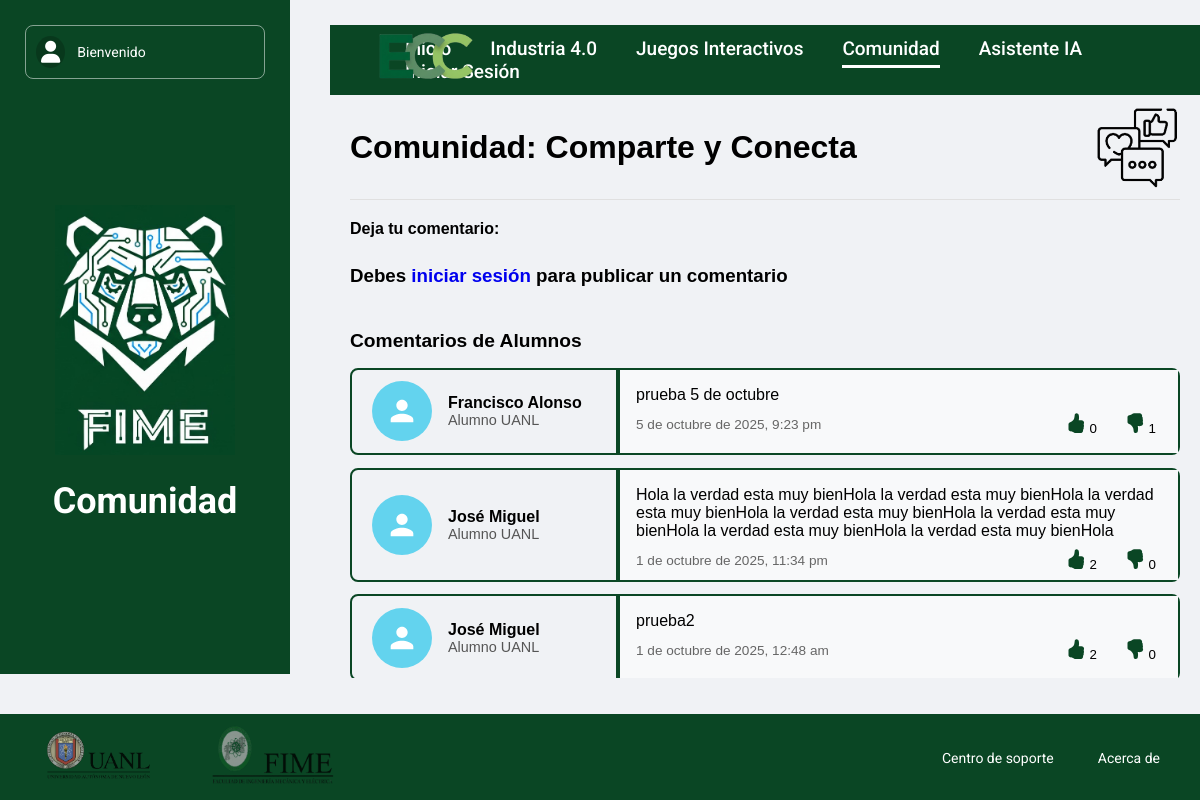
The app's page /views/comunidad.php?op=4, older data.
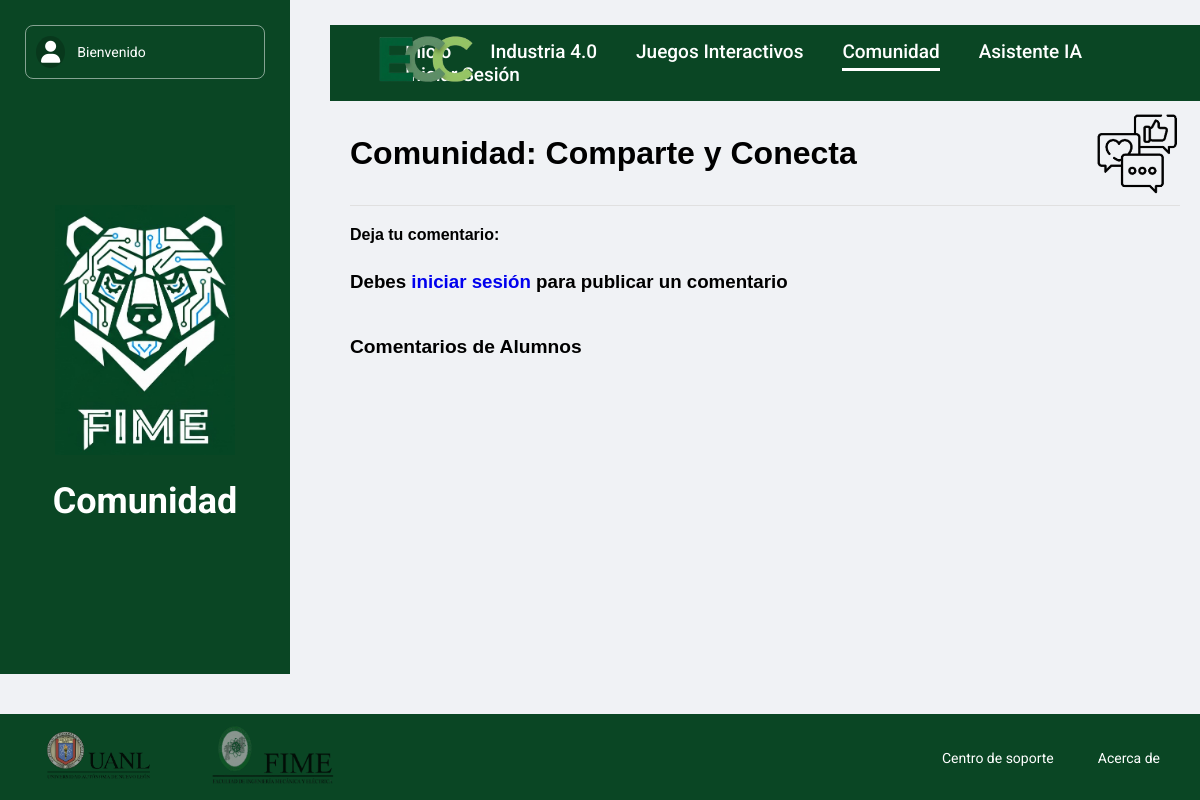
The same page, newer data.
### tables this page shows
CREATE TABLE `comunidad` (
  `id` INT NOT NULL AUTO_INCREMENT,
  `identificador` VARCHAR(50) NOT NULL,
  `comentario` VARCHAR(200) NOT NULL,
  `fecha` DATETIME NOT NULL,
  PRIMARY KEY (`id`),
  CONSTRAINT `fk_identificador` FOREIGN KEY (`identificador`) REFERENCES `alumnos` (`identificador`)
);

CREATE TABLE `alumnos` (
  `identificador` VARCHAR(50) NOT NULL,
  `nombre` VARCHAR(45) NOT NULL,
  `apellido` VARCHAR(45) NOT NULL,
  `password` VARCHAR(60) NOT NULL,
  `tipo` SMALLINT NOT NULL,
  PRIMARY KEY (`identificador`)
);

### includes/funciones.php (called while the page is built, shortened)
<?php
function isAuth()  {
    if (isset($_SESSION['alumno'])) {
        return true;
    } else {
        return false;
    }
}

### views/comunidad.php (the view, shortened to what this page needs)
<?php
include '../includes/database.php';
include '../includes/funciones.php';
$auth = isAuth();
$titulo = "Comunidad";
include_once '../templates/header.php';
?>
<link rel="stylesheet" href="../src/css/menu/comunidad.css">
<main class="contenedor">
    <div class="comunidad-container">
        <div class="comunidad-header">
            <h1>Comunidad: Comparte y Conecta</h1>
            <img src="/src/img/comunidad/comunidad.png" alt="Comunidad">
        </div>
        <div class="nuevo-comentario">
            <form method="POST" class="comentario-form">
                <label for="contenido">Deja tu comentario:</label>
                <div class="form-input-group">
                    <?php
                        if($auth == true){
                    ?>
                        <input type="text" id="contenido" name="contenido" placeholder="Escribe tu comentario..." maxlength="200" required>
                        <span id="contador">0 / 200</span>
                        <button type="submit" class="boton-publicar">Publicar</button>
                    <?php
                        } else {
                    ?>
                        <h3 class="no_login">Debes <a href="login.php">iniciar sesión</a> para publicar un comentario</h3>
                    <?php
                        }
                    ?>
                </div>
            </form>
        </div>
        <h2>Comentarios de Alumnos</h2>
        <div class="lista-comentarios">
            <?php
            $busqueda = "SELECT c.id, c.identificador, c.comentario, c.fecha, a.nombre, a.apellido, a.tipo,
                (SELECT COUNT(*) FROM reacciones WHERE id_comunidad = c.id AND reaccion = '1') AS likes,
                (SELECT COUNT(*) FROM reacciones WHERE id_comunidad = c.id AND reaccion = '0') AS dislikes
                FROM comunidad c
                JOIN alumnos a ON c.identificador = a.identificador
                ORDER BY c.fecha DESC;
            ";
            $resultadoBusqueda = mysqli_query($db, $busqueda);
            while ($comunidad = mysqli_fetch_assoc($resultadoBusqueda)):
                    $likes = isset($comunidad['likes']) ? (int)$comunidad['likes'] : 0;
                    $dislikes = isset($comunidad['dislikes']) ? (int)$comunidad['dislikes'] : 0;
                    $meses = [
                        1 => "enero", 2 => "febrero", 3 => "marzo", 4 => "abril",
                        5 => "mayo", 6 => "junio", 7 => "julio", 8 => "agosto",
                        9 => "septiembre", 10 => "octubre", 11 => "noviembre", 12 => "diciembre"
                    ];
                    $fecha = strtotime($comunidad['fecha']);
                    $dia = date("j", $fecha);
                    $mes = $meses[(int)date("n", $fecha)];
                    $anio = date("Y", $fecha);
                    $hora = date("g:i a", $fecha);
            ?>
            <div class="comentario">
                <div class="comentario-autor">
                    <div class="avatar">
                        <svg width="34" height="34" viewBox="0 0 24 24" fill="none" xmlns="http://www.w3.org/2000/svg">
                            <path d="M12 12C14.21 12 16 10.21 16 8C16 5.79 14.21 4 12 4C9.79 4 8 5.79 8 8C8 10.21 9.79 12 12 12ZM12 14C9.33 14 4 15.34 4 18V20H20V18C20 15.34 14.67 14 12 14Z" fill="white"/>
                        </svg>
                    </div>
                    <div class="autor-info">
                        <p class="nombre"><?php echo htmlspecialchars($comunidad['nombre']); ?></p>
                        <p class="rol"><?php echo ($comunidad['tipo'] == 1) ? "Alumno UANL" : "Alumno Externo"; ?></p>
                    </div>
                </div>
                <div class="comentario-contenido">
                    <p><?php echo htmlspecialchars($comunidad['comentario']); ?></p>
                    <div class="comentario-footer">
                    <div class="comentario-fecha">
                        <p><?php echo $dia . " de " . $mes . " de " . $anio . ", " . $hora;?></p>
                    </div>
                    <div class="comentario-acciones">
                        <button type="button" class="btn-reaccion btn-like" data-tipo="1" data-id="<?php echo $comunidad['id']; ?>" aria-label="Me gusta">
                            <span class="count-like"><?php echo $likes ?></span>
                        </button>
                        <button type="button" class="btn-reaccion btn-dislike" data-tipo="0" data-id="<?php echo $comunidad['id']; ?>" aria-label="No me gusta">
                            <span class="count-dislike"><?php echo $dislikes; ?></span>
                        </button>
                    </div>
                    </div>
                </div>
            </div>
            <?php endwhile; ?>
        </div>
    </div>
</main>
<?php include_once '../templates/footer.php'; ?>

### templates/header.php (shortened to what this page needs)
<?php
if(isset($_GET['op'])){
    $op = $_GET['op'];
} else {
    $op = 1;
}
$saludo_nombre = '';
?>
<!DOCTYPE html>
<html lang="es">
<head>
    <link rel="stylesheet" href="https://cdnjs.cloudflare.com/ajax/libs/font-awesome/6.4.2/css/all.min.css">
    <link rel="stylesheet" href="/src/css/esqueleto.css">
</head>
<body>
    <div class="page-container">
        <aside class="sidebar">
            <div class="sidebar-top">
                <div class="user-profile">
                    <i class="fa-solid fa-user"></i>
                    <span>Bienvenido<?php echo $saludo_nombre;?></span>
                </div>
            </div>
            <div class="sidebar-middle">
                <img src="/src/img/oso_fime.jpg" alt="Oso FIME" class="main-logo">
                <h1 class="sidebar-title"><?php echo $titulo;?></h1>
            </div>
        </aside>
        <div class="content-wrapper">
            <header class="top-bar">
                <div class="logo-ecc">
                    <img src="/src/img/ecc_logo_sin_fondo.png" alt="Logo ECC">
                </div>
                <nav>
                    <a href="/index.php?op=1" class="<?php echo ($op == 1) ? 'active' : '';?>">Inicio</a>
                    <a href="/views/industria.php?op=2" class="<?php echo ($op == 2) ? 'active' : '';?>">Industria 4.0</a>
                    <a href="/views/juegos.php?op=3" class="<?php echo ($op == 3) ? 'active' : '';?>">Juegos Interactivos</a>
                    <a href="/views/comunidad.php?op=4" class="<?php echo ($op == 4) ? 'active' : '';?>">Comunidad</a>
                    <a href="/views/chat.php?op=5" class="<?php echo ($op == 5) ? 'active' : '';?>">Asistente IA</a>
                    <?php
                        if($saludo_nombre != ''){
                    ?>
                            <a href="/views/logout.php">Cerrar Sesión</a>
                    <?php
                        }
                        else if($saludo_nombre == ''){
                    ?>
                        <a href="/views/login.php">Iniciar Sesión</a>
                    <?php
                        }
                    ?>
                </nav>
            </header>

### templates/footer.php
        </div>
        <footer class="footer">
            <div class="footer-logos">
                <a href="https://www.uanl.mx/" target="_blank" rel="noopener noreferrer"><img src="/src/img/uanl_logo_sin_fondo.png" alt="Logo UANL"></a>
                <a href="https://www.fime.uanl.mx/" target="_blank" rel="noopener noreferrer"><img src="/src/img/fime_logo_sin_fondo.png" alt="Logo FIME"></a>
            </div>
            <div class="footer-enlaces">
                <a href="../views/soporte.php">Centro de soporte</a>
                <a href="../views/acerca.php">Acerca de</a>
            </div>
        </footer>
    </div>
</body>
</html>

### src/css/esqueleto.css (style rules this page uses)
html { box-sizing: border-box; }
*, *:before, *:after { box-sizing: inherit; }
body { margin: 0; font-family: 'Roboto', Arial, sans-serif; background-color: #f0f2f5; }
.page-container { display: grid; grid-template-columns: 290px 1fr; grid-template-rows: 1fr auto; grid-template-areas: "sidebar main" "footer footer"; height: 100vh; padding: 0; gap: 40px; }
.sidebar { grid-area: sidebar; background-color: #0a4624; color: white; display: flex; flex-direction: column; padding: 25px; border-radius: 0; }
.content-wrapper { grid-area: main; display: flex; flex-direction: column; min-height: 0; }
.sidebar-top, .sidebar-middle, .sidebar-bottom { display: flex; flex-direction: column; align-items: center; width: 100%; }
.sidebar-middle { flex-grow: 1; justify-content: center; }
.user-profile { display: flex; align-items: center; width: 100%; border: 1px solid rgba(255, 255, 255, 0.5); border-radius: 8px; padding: 10px; font-size: 14px; }
.user-profile i { font-size: 22px; margin-right: 12px; padding: 5px; background-color: rgba(0, 0, 0, 0.2); border-radius: 50%; }
.main-logo { width: 180px; margin-bottom: 25px; }
.sidebar-title { font-size: 36px; font-weight: 700; text-align: center; line-height: 1.2; margin: 0; }
.top-bar { position: relative; margin-top: 25px; background-color: #0a4624; padding: 15px 40px; display: flex; justify-content: center; align-items: center; border-radius: 0; min-height: 70px; }
.top-bar .logo-ecc { position: absolute; left: 40px; padding: 3px 5px; top: 50%; transform: translateY(-50%); }
.top-bar .logo-ecc img { max-width: 100px; max-height: 100px; }
.top-bar nav a { color: #ffffff; margin-left: 35px; text-decoration: none; font-size: 19px; font-weight: 500; padding-bottom: 5px; border-bottom: 3px solid transparent; }
.top-bar nav a.active { border-bottom: 3px solid #ffffff; }
.footer { grid-area: footer; background-color: #0a4624; color: white; padding: 6px 40px; display: flex; justify-content: space-between; align-items: center; margin: 0; width: 100%; border-radius: 0; }
.footer-logos { padding: 5px 5px; display: flex; justify-content: space-between; width: 300px; }
.footer-logos img { max-height: 60px; opacity: 0.8; }
.footer-enlaces a { color: white; text-decoration: none; margin-left: 40px; font-size: 14px; }

Row changes from the older to the newer data that the page shows:
removed comunidad: identificador.nombre "Francisco Alonso", comentario "prueba 5 de octubre", fecha "5", fecha "octubre", fecha "2025", fecha "9:23 pm", likes "0", dislikes "1"
removed comunidad: identificador.nombre "José Miguel", comentario "Hola la verdad esta muy bienHola la verdad esta muy bienHola la verdad esta muy bienHola la verdad esta muy bienHola la verdad esta muy bienHola la verdad esta muy bienHola la verdad esta muy bienHola", fecha "1", fecha "octubre", fecha "2025", fecha "11:34 pm", likes "2", dislikes "0"
removed comunidad: identificador.nombre "José Miguel", comentario "prueba2", fecha "1", fecha "octubre", fecha "2025", fecha "12:48 am", likes "2", dislikes "0"
